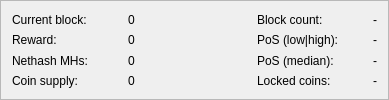
                    <widget class="QFrame" name="frameBlockchainInfoData">
                     <property name="frameShape">
                      <enum>QFrame::StyledPanel</enum>
                     </property>
                     <property name="frameShadow">
                      <enum>QFrame::Raised</enum>
                     </property>
                     <layout class="QGridLayout" name="gridLayout_3">
                      <item row="0" column="3">
                       <widget class="QLabel" name="label_24hBlock">
                        <property name="minimumSize">
                         <size>
                          <width>110</width>
                          <height>0</height>
                         </size>
                        </property>
                        <property name="maximumSize">
                         <size>
                          <width>130</width>
                          <height>16777215</height>
                         </size>
                        </property>
                        <property name="text">
                         <string>Block count:</string>
                        </property>
                        <property name="alignment">
                         <set>Qt::AlignVCenter</set>
                        </property>
                       </widget>
                      </item>
                      <item row="3" column="1">
                       <widget class="QLabel" name="label_Supply_value">
                        <property name="text">
                         <string>0</string>
                        </property>
                        <property name="alignment">
                         <set>Qt::AlignVCenter</set>
                        </property>
                       </widget>
                      </item>
                      <item row="0" column="2">
                       <widget class="QLabel" name="label_spacer">
                        <property name="minimumSize">
                         <size>
                          <width>0</width>
                          <height>0</height>
                         </size>
                        </property>
                        <property name="maximumSize">
                         <size>
                          <width>16777215</width>
                          <height>16777215</height>
                         </size>
                        </property>
                        <property name="text">
                         <string/>
                        </property>
                       </widget>
                      </item>
                      <item row="2" column="3">
                       <widget class="QLabel" name="label_24hPoSMedian">
                        <property name="toolTip">
                         <string>Median value of all PoS inputs in the last 24 hours</string>
                        </property>
                        <property name="text">
                         <string>PoS (median):</string>
                        </property>
                        <property name="alignment">
                         <set>Qt::AlignVCenter</set>
                        </property>
                       </widget>
                      </item>
                      <item row="3" column="4">
                       <widget class="QLabel" name="label_LockedCoin_value">
                        <property name="text">
                         <string>-</string>
                        </property>
                        <property name="alignment">
                         <set>Qt::AlignVCenter</set>
                        </property>
                       </widget>
                      </item>
                      <item row="0" column="1">
                       <widget class="QLabel" name="label_CurrentBlock_value">
                        <property name="minimumSize">
                         <size>
                          <width>110</width>
                          <height>0</height>
                         </size>
                        </property>
                        <property name="maximumSize">
                         <size>
                          <width>130</width>
                          <height>16777215</height>
                         </size>
                        </property>
                        <property name="text">
                         <string>0</string>
                        </property>
                        <property name="alignment">
                         <set>Qt::AlignVCenter</set>
                        </property>
                       </widget>
                      </item>
                      <item row="1" column="0">
                       <widget class="QLabel" name="label_CurrentBlockReward">
                        <property name="text">
                         <string>Reward:</string>
                        </property>
                        <property name="alignment">
                         <set>Qt::AlignVCenter</set>
                        </property>
                       </widget>
                      </item>
                      <item row="2" column="4">
                       <widget class="QLabel" name="label_24hPoSMedian_value">
                        <property name="text">
                         <string>-</string>
                        </property>
                        <property name="alignment">
                         <set>Qt::AlignVCenter</set>
                        </property>
                       </widget>
                      </item>
                      <item row="0" column="4">
                       <widget class="QLabel" name="label_24hBlock_value">
                        <property name="minimumSize">
                         <size>
                          <width>0</width>
                          <height>0</height>
                         </size>
                        </property>
                        <property name="maximumSize">
                         <size>
                          <width>100</width>
                          <height>16777215</height>
                         </size>
                        </property>
                        <property name="text">
                         <string>-</string>
                        </property>
                        <property name="alignment">
                         <set>Qt::AlignVCenter</set>
                        </property>
                       </widget>
                      </item>
                      <item row="1" column="4">
                       <widget class="QLabel" name="label_24hPoS_value">
                        <property name="text">
                         <string>-</string>
                        </property>
                        <property name="alignment">
                         <set>Qt::AlignVCenter</set>
                        </property>
                       </widget>
                      </item>
                      <item row="1" column="3">
                       <widget class="QLabel" name="label_24hPoS">
                        <property name="toolTip">
                         <string>Average value of 100 max/min inputs in the last 24 hours</string>
                        </property>
                        <property name="text">
                         <string>PoS (low|high):</string>
                        </property>
                        <property name="alignment">
                         <set>Qt::AlignVCenter</set>
                        </property>
                       </widget>
                      </item>
                      <item row="2" column="0">
                       <widget class="QLabel" name="label_Nethash">
                        <property name="text">
                         <string>Nethash MHs:</string>
                        </property>
                        <property name="alignment">
                         <set>Qt::AlignVCenter</set>
                        </property>
                       </widget>
                      </item>
                      <item row="1" column="1">
                       <widget class="QLabel" name="label_CurrentBlockReward_value">
                        <property name="text">
                         <string>0</string>
                        </property>
                        <property name="alignment">
                         <set>Qt::AlignVCenter</set>
                        </property>
                       </widget>
                      </item>
                      <item row="3" column="0">
                       <widget class="QLabel" name="label_Supply">
                        <property name="text">
                         <string>Coin supply:</string>
                        </property>
                        <property name="alignment">
                         <set>Qt::AlignVCenter</set>
                        </property>
                       </widget>
                      </item>
                      <item row="0" column="0">
                       <widget class="QLabel" name="label_CurrentBlock">
                        <property name="minimumSize">
                         <size>
                          <width>110</width>
                          <height>0</height>
                         </size>
                        </property>
                        <property name="maximumSize">
                         <size>
                          <width>130</width>
                          <height>16777215</height>
                         </size>
                        </property>
                        <property name="text">
                         <string>Current block:</string>
                        </property>
                        <property name="alignment">
                         <set>Qt::AlignVCenter</set>
                        </property>
                       </widget>
                      </item>
                      <item row="3" column="3">
                       <widget class="QLabel" name="label_LockedCoin">
                        <property name="text">
                         <string>Locked coins:</string>
                        </property>
                        <property name="alignment">
                         <set>Qt::AlignVCenter</set>
                        </property>
                       </widget>
                      </item>
                      <item row="2" column="1">
                       <widget class="QLabel" name="label_Nethash_value">
                        <property name="text">
                         <string>0</string>
                        </property>
                        <property name="alignment">
                         <set>Qt::AlignVCenter</set>
                        </property>
                       </widget>
                      </item>
                     </layout>
                    </widget>
